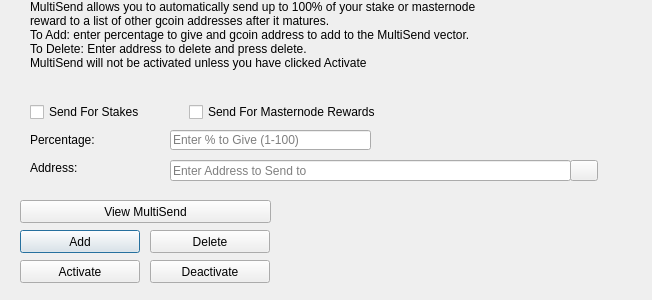
<?xml version="1.0" encoding="UTF-8"?>
<ui version="4.0">
 <class>MultiSendDialog</class>
 <widget class="QDialog" name="MultiSendDialog">
  <property name="windowModality">
   <enum>Qt::NonModal</enum>
  </property>
  <property name="geometry">
   <rect>
    <x>0</x>
    <y>0</y>
    <width>652</width>
    <height>300</height>
   </rect>
  </property>
  <property name="windowTitle">
   <string>MultiSend</string>
  </property>
  <widget class="QLineEdit" name="multiSendPercentEdit">
   <property name="geometry">
    <rect>
     <x>170</x>
     <y>130</y>
     <width>201</width>
     <height>20</height>
    </rect>
   </property>
   <property name="toolTip">
    <string>Enter whole numbers 1 - 100</string>
   </property>
   <property name="placeholderText">
    <string>Enter % to Give (1-100)</string>
   </property>
  </widget>
  <widget class="QLineEdit" name="multiSendAddressEdit">
   <property name="geometry">
    <rect>
     <x>170</x>
     <y>160</y>
     <width>401</width>
     <height>21</height>
    </rect>
   </property>
   <property name="toolTip">
    <string/>
   </property>
   <property name="placeholderText">
    <string>Enter Address to Send to</string>
   </property>
  </widget>
  <widget class="QLabel" name="label_2">
   <property name="geometry">
    <rect>
     <x>30</x>
     <y>0</y>
     <width>451</width>
     <height>121</height>
    </rect>
   </property>
   <property name="lineWidth">
    <number>1</number>
   </property>
   <property name="text">
    <string>MultiSend allows you to automatically send up to 100% of your stake or masternode reward to a list of other gcoin addresses after it matures.
To Add: enter percentage to give and gcoin address to add to the MultiSend vector.
To Delete: Enter address to delete and press delete.
MultiSend will not be activated unless you have clicked Activate</string>
   </property>
   <property name="alignment">
    <set>Qt::AlignLeading|Qt::AlignLeft|Qt::AlignTop</set>
   </property>
   <property name="wordWrap">
    <bool>true</bool>
   </property>
  </widget>
  <widget class="QLabel" name="message">
   <property name="geometry">
    <rect>
     <x>290</x>
     <y>200</y>
     <width>351</width>
     <height>91</height>
    </rect>
   </property>
   <property name="text">
    <string/>
   </property>
  </widget>
  <widget class="QPushButton" name="addButton">
   <property name="geometry">
    <rect>
     <x>20</x>
     <y>230</y>
     <width>120</width>
     <height>23</height>
    </rect>
   </property>
   <property name="toolTip">
    <string/>
   </property>
   <property name="statusTip">
    <string>Add to MultiSend Vector</string>
   </property>
   <property name="text">
    <string>Add</string>
   </property>
  </widget>
  <widget class="QPushButton" name="disableButton">
   <property name="geometry">
    <rect>
     <x>150</x>
     <y>260</y>
     <width>120</width>
     <height>23</height>
    </rect>
   </property>
   <property name="statusTip">
    <string>Deactivate MultiSend</string>
   </property>
   <property name="text">
    <string>Deactivate</string>
   </property>
  </widget>
  <widget class="QPushButton" name="addressBookButton">
   <property name="geometry">
    <rect>
     <x>570</x>
     <y>160</y>
     <width>28</width>
     <height>21</height>
    </rect>
   </property>
   <property name="toolTip">
    <string>Choose an address from the address book</string>
   </property>
   <property name="text">
    <string/>
   </property>
   <property name="icon">
    <iconset resource="../gcoin.qrc">
     <normaloff>:/icons/address-book</normaloff>:/icons/address-book</iconset>
   </property>
   <property name="shortcut">
    <string>Alt+A</string>
   </property>
   <property name="autoDefault">
    <bool>false</bool>
   </property>
  </widget>
  <widget class="QLabel" name="label">
   <property name="geometry">
    <rect>
     <x>30</x>
     <y>130</y>
     <width>121</width>
     <height>20</height>
    </rect>
   </property>
   <property name="toolTip">
    <string>Percentage of stake to send</string>
   </property>
   <property name="text">
    <string>Percentage:</string>
   </property>
  </widget>
  <widget class="QLabel" name="label_5">
   <property name="geometry">
    <rect>
     <x>30</x>
     <y>160</y>
     <width>111</width>
     <height>16</height>
    </rect>
   </property>
   <property name="toolTip">
    <string>Address to send portion of stake to</string>
   </property>
   <property name="text">
    <string>Address:</string>
   </property>
  </widget>
  <widget class="QPushButton" name="deleteButton">
   <property name="geometry">
    <rect>
     <x>150</x>
     <y>230</y>
     <width>120</width>
     <height>23</height>
    </rect>
   </property>
   <property name="toolTip">
    <string/>
   </property>
   <property name="statusTip">
    <string>Delete Address From MultiSend Vector</string>
   </property>
   <property name="text">
    <string>Delete</string>
   </property>
  </widget>
  <widget class="QPushButton" name="activateButton">
   <property name="geometry">
    <rect>
     <x>20</x>
     <y>260</y>
     <width>120</width>
     <height>23</height>
    </rect>
   </property>
   <property name="statusTip">
    <string>Activate MultiSend</string>
   </property>
   <property name="text">
    <string>Activate</string>
   </property>
  </widget>
  <widget class="QPushButton" name="viewButton">
   <property name="geometry">
    <rect>
     <x>20</x>
     <y>200</y>
     <width>251</width>
     <height>23</height>
    </rect>
   </property>
   <property name="toolTip">
    <string/>
   </property>
   <property name="statusTip">
    <string>View MultiSend Vector</string>
   </property>
   <property name="text">
    <string>View MultiSend</string>
   </property>
  </widget>
  <widget class="QWidget" name="horizontalLayoutWidget">
   <property name="geometry">
    <rect>
     <x>30</x>
     <y>100</y>
     <width>351</width>
     <height>24</height>
    </rect>
   </property>
   <layout class="QHBoxLayout" name="horizontalLayout">
    <item>
     <widget class="QCheckBox" name="multiSendStakeCheckBox">
      <property name="text">
       <string>Send For Stakes</string>
      </property>
     </widget>
    </item>
    <item>
     <widget class="QCheckBox" name="multiSendMasternodeCheckBox">
      <property name="text">
       <string>Send For Masternode Rewards</string>
      </property>
     </widget>
    </item>
   </layout>
  </widget>
 </widget>
 <resources>
  <include location="../gcoin.qrc"/>
 </resources>
 <connections/>
</ui>
